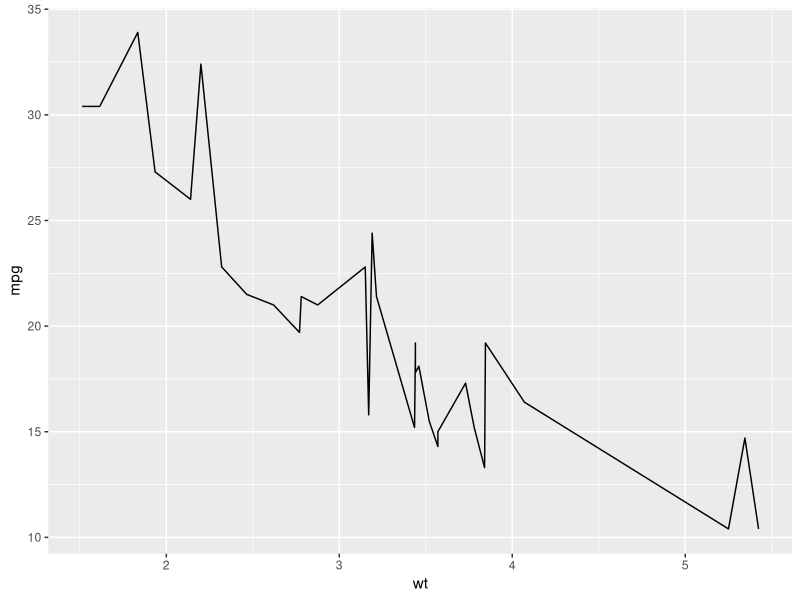
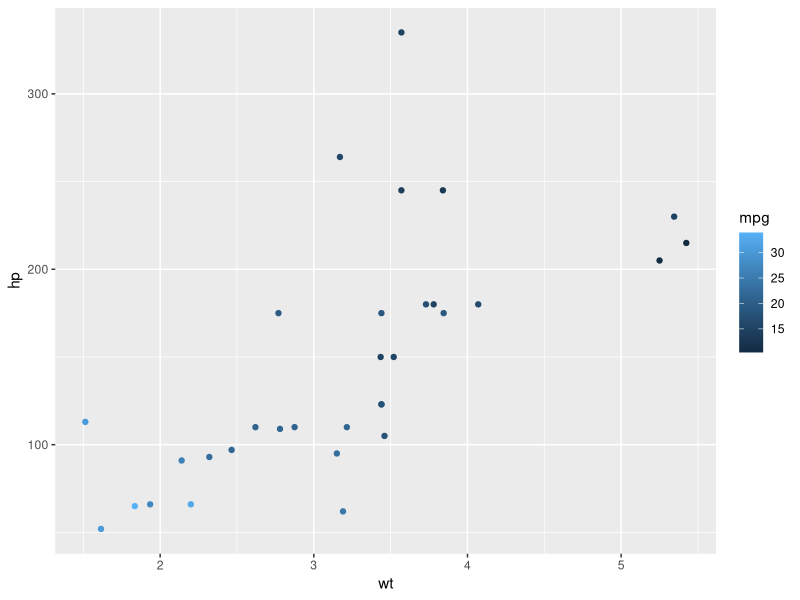

These charts were generated, in order, by the following R code:
## ---- chunk 1
library(knitr)
library(ggplot2)
opts_chunk$set(fig.align="center", fig.height=4, fig.width=5.5)
## ---- chunk 2
mtcars
## ---- chunk 3
ggplot(mtcars, aes(x=wt, y=mpg)) + 
  geom_line()
## ---- chunk 4
ggplot(mtcars, aes(x = wt, y = hp, color = mpg)) +
  geom_point()
